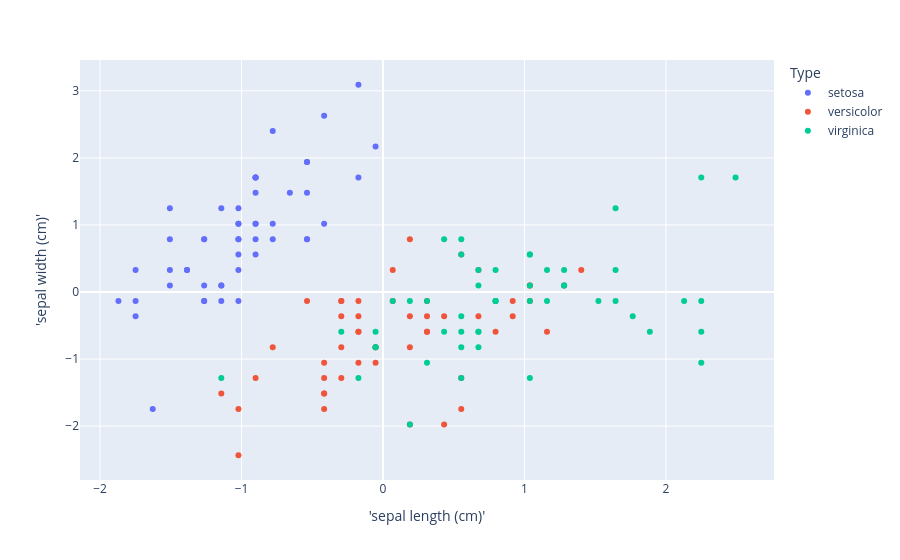

Notebook code for this chart:
### Code cell
df_plot = pd.DataFrame({"'sepal length (cm)'": X[:,0], " 'sepal width (cm)'":X[:,1], "Type": iris.target_names[y]})
px.scatter(df_plot, x = "'sepal length (cm)'", y= " 'sepal width (cm)'", color="Type")
